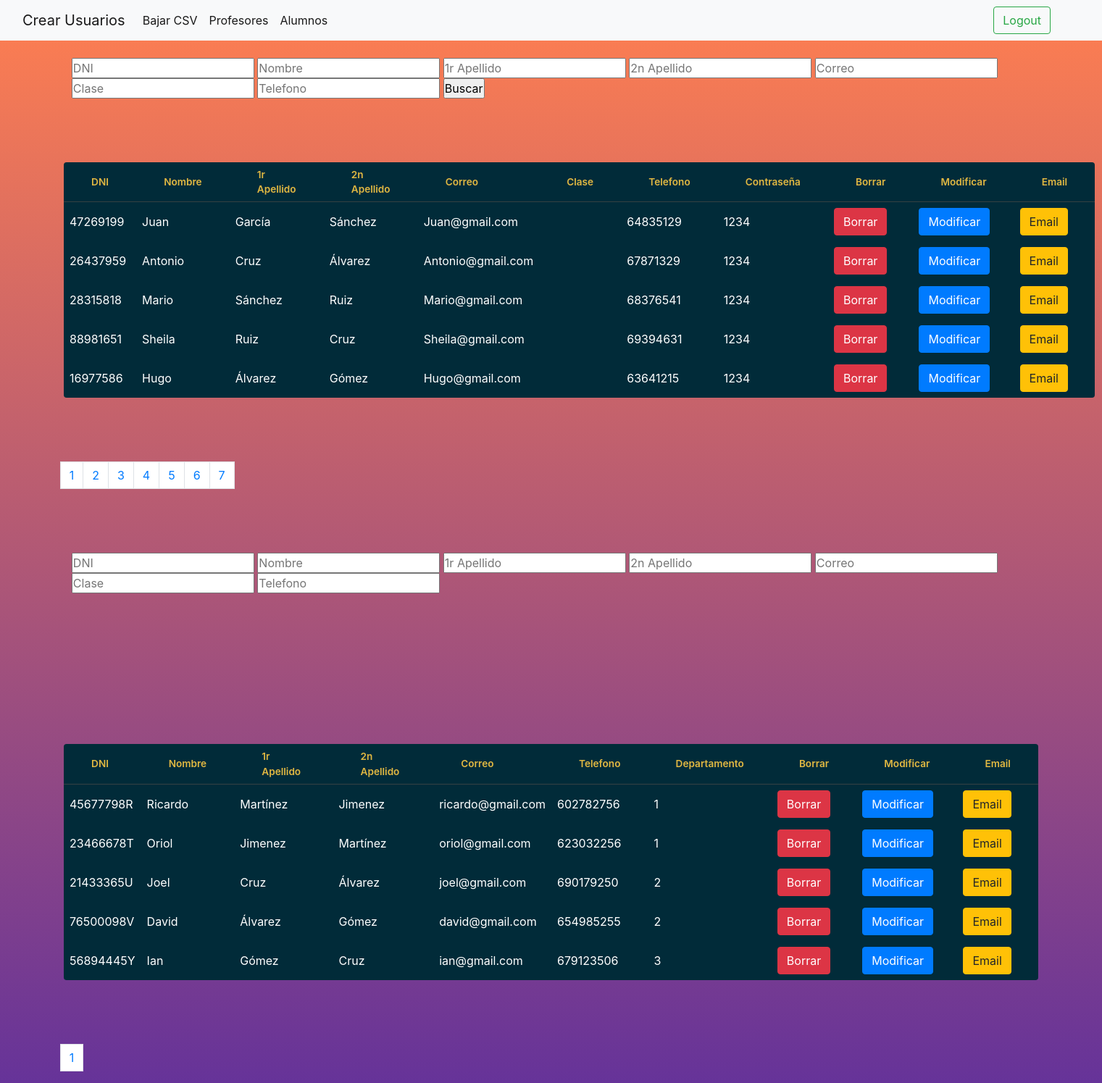
The app's page /admin.php with its own data.
### tables this page shows
CREATE TABLE IF NOT EXISTS tbl_alumne(
	id_alumne int(10) NOT NULL AUTO_INCREMENT,
	dni_alu varchar(9) NULL,
	nom_alu varchar(20) NOT NULL,
	cognom1_alu varchar(20) NULL,
	cognom2_alu varchar(20) NULL,
	telf_alu varchar(9) NULL,
	email_alu varchar(50) NULL,
	classe int(5) NOT NULL,
    passwd_alu varchar(40) NULL,
	constraint pk_alumne PRIMARY KEY (id_alumne)
);

CREATE TABLE IF NOT EXISTS tbl_professor(
	id_professor int(5) NOT NULL AUTO_INCREMENT,
	dni_prof varchar(9) NULL,
	nom_prof varchar (20) NOT NULL,
	cognom1_prof varchar (20) NULL,
	cognom2_prof varchar (20) NULL,
	email_prof varchar(50) NULL,
	telf int (9) NULL,  
	dept int(5) NOT NULL,
    passwd_prof varchar(50) NULL,
	constraint pk_professor PRIMARY KEY (id_professor)
);

### admin.php (the view, shortened to what this page needs)
<!DOCTYPE html>
<html lang="en">
<head>
    <link rel="stylesheet" href="./styles/tabla2.css">
    <link rel="stylesheet" href="https://maxcdn.bootstrapcdn.com/bootstrap/4.0.0/css/bootstrap.min.css"
>
</head>
<body>
<nav class="navbar navbar-expand-lg navbar-light bg-light">
  <div class="container-fluid" >
    <a class="navbar-brand" href="./profeoalu.php">Crear Usuarios</a>
    <div class="collapse navbar-collapse" id="navbarSupportedContent">
      <ul class="navbar-nav me-auto mb-2 mb-lg-0">
        <li class="nav-item">
          <a class="nav-link active" aria-current="page" href="./bajarcsv.php">Bajar CSV</a>
        </li>
        <li class="nav-item">
          <a class="nav-link active" aria-current="page" href="./adminp.php" href="">Profesores</a>
        </li>
        <li class="nav-item">
          <a class="nav-link active" aria-current="page" href="./adminalu.php" href="">Alumnos</a>
        </li>
      </ul>
      <form class="d-flex">
        <button class="btn btn-outline-success" onclick="window.location.href = './proc/proc_logout.php'" type="button">Logout</button>
      </form>
    </div>
  </div>
</nav>
<?php
include './proc/conexion.php';
?>
<br>
<form action="./pro" name="formulario_alu">
<div class="tabla-filtro">
<th><input  type="text" maxlength="20" name="tabla_dni_alu" id="tabla_dni_alu" placeholder="DNI"></th>
                        <th><input type="text" maxlength="20 " name="tabla_nom_alu" id="tabla_nom_alu" placeholder="Nombre"></th>
                        <th><input type="text" maxlength="20" name="tabla_cognom1_alu" id="tabla_cognom1_alu" placeholder="1r Apellido"></th>
                        <th><input type="text" maxlength="20" name="tabla_cognom2_alu" id="tabla_cognom2_alu" placeholder="2n Apellido"></th>
                        <th><input type="text" maxlength="20" name="tabla_email_alu" id="tabla_email_alu" placeholder="Correo"></th>
                        <th><input type="text" maxlength="20" name="tabla_classe" id="tabla_classe" placeholder="Clase"></th>
                        <th><input type="text" maxlength="20" name="tabla_telf_alu" id="tabla_telf_alu" placeholder="Telefono"></th>
                        <th><input type="submit" value="Buscar"></th>
                        </div>
                        </form>
<?php
$cantPorPagina = 5;
$sql = "SELECT * FROM tbl_alumne;";
$consulta= "SELECT c.nom_classe as 'classe'
FROM tbl_alumne
INNER JOIN tbl_classe c
ON classe = c.id_classe";
$queryAnim = mysqli_query($connection, $sql);
$numFilas = mysqli_num_rows($queryAnim);
$cantidadPaginas = ceil($numFilas/$cantPorPagina);
if (empty($_GET["pag"])) {
    $inicioPagina = 0;
}
else {
    $inicioPagina = ($_GET["pag"]-1)*$cantPorPagina;
}
$sql2 = "SELECT * FROM tbl_alumne LIMIT $inicioPagina, $cantPorPagina;";
$queryAlu = mysqli_query($connection, $sql2);
echo '<table>';
echo '<tr>';
echo '<th>DNI</th>';
echo '<th>Nombre</th>';
echo '<th>1r Apellido</th>';
echo '<th>2n Apellido</th>';
echo '<th>Correo</th>';
echo '<th>Clase</th>';
echo '<th>Telefono</th>';
echo '<th>Contraseña</th>';
if (!$_SESSION['login2']){
echo '<th>Borrar</th>';
echo'<th>Modificar</th>';
echo'<th>Email</th>';
echo '</tr>';
}
if(isset($_POST['formulario_alu'])){
    $sql_query = "SELECT FROM tbl_alumne
    WHERE (dni_alu LIKE \"%{$_POST['tabla_dni_alu']}%\" OR dni_alu IS NULL)
    AND (nom_alu LIKE \"%{$_POST['tabla_nom_alu']}%\" OR nom_alu IS NULL)
    AND (cognom1_alu LIKE \"%{$_POST['tabla_cognom1_alu']}%\" OR cognom1_alu IS NULL)
    AND (cognom2_alu LIKE \"%{$_POST['tabla_cognom2_alu']}%\" OR cognom2_alu IS NULL)
   AND (email_alu LIKE \"%{$_POST['tabla_email_alu']}%\" OR email_alu IS NULL)
    AND (classe LIKE \"%{$_POST['tabla_classe']}%\" OR classe IS NULL)
    AND (telf_alu LIKE \"%{$_POST['tabla_telf_alu']}%\" OR telf_alu IS NULL);";
  $sql = mysqli_query($connection, $sql_query);
  echo true;
}else {
  foreach ($queryAlu as $alumno) {
      echo '<tr>';
      echo "<td>{$alumno['dni_alu']}</td>";
      echo "<td>{$alumno['nom_alu']}</td>";
      echo "<td>{$alumno['cognom1_alu']}</td>";
      echo "<td>{$alumno['cognom2_alu']}</td>";
      echo "<td>{$alumno['email_alu']}</td>";
      echo "<td>{$consulta['classe']}</td>";
      echo "<td>{$alumno['telf_alu']}</td>";
      echo "<td>{$alumno['passwd_alu']}</td>";
    if (!$_SESSION['login2']) {
      echo "<td><button type='button' class='btn btn-danger' onClick=\"aviso('borrar.php?id={$alumno['id_alumne']};')\" >Borrar</button></td>";
      echo "<td><button type='button 'class='btn btn-primary' onClick=\"aviso('modificar.php?id={$alumno['id_alumne']};')\">Modificar</button></td>";
      echo "<td><button type='button' class='btn btn-warning' onClick=\"aviso('correo.php?id={$alumno['id_alumne']};')\">Email</button></td>";
    }
  }
      echo '</table>';
}
    echo" <nav class='paddingl' aria-label='Page navigation example'>
      <ul class='pagination pg-blue'>
        <li class='page-item'></li>";
        for($i=1;$i<=$cantidadPaginas;$i++) {
          echo "<li class='page-item'><a class='page-link' href='admin.php?pag=$i'>$i</a></li>
        ";
    }
    echo "<li class='page-item'</li>
      </ul>
    </nav>
    ";
?>
<br>
<br>
<br>
<form action="./admin.php" method="POST">
<div class="tabla-filtro">
<th><input  type="text" maxlength="20" name="tabla_dni_prof" id="tabla_dni_prof" placeholder="DNI"></th>
                        <th><input type="text" maxlength="20 " name="tabla_nom_prof" id="tabla_nom_prof" placeholder="Nombre"></th>
                        <th><input type="text" maxlength="20" name="tabla_cognom1_prof" id="tabla_cognom1_prof" placeholder="1r Apellido"></th>
                        <th><input type="text" maxlength="20" name="tabla_cognom2_prof" id="tabla_cognom2_prof" placeholder="2n Apellido"></th>
                        <th><input type="text" maxlength="20" name="tabla_email_prof" id="tabla_email_prof" placeholder="Correo"></th>
                        <th><input type="text" maxlength="20" name="tablaclasse_proff" id="tablaclasse_proff" placeholder="Clase"></th>
                        <th><input type="email" maxlength="20" name="tablatelf_profl" id="tablatelf_profl" placeholder="Telefono"></th>
                        </div>
<?php
$cantPorPagina = 6;
$sql = "SELECT * FROM tbl_professor;";
$queryAnim = mysqli_query($connection, $sql);
$numFilas = mysqli_num_rows($queryAnim);
$cantidadPaginas = ceil($numFilas/$cantPorPagina);
$sql1 = "SELECT * FROM tbl_professor;";
$listadoprof= mysqli_query($connection, $sql1);
echo '<table>';
echo '<tr>';
echo '<th>DNI</th>';
echo '<th>Nombre</th>';
echo '<th>1r Apellido</th>';
echo '<th>2n Apellido</th>';
echo '<th>Correo</th>';
echo '<th>Telefono</th>';
echo '<th>Departamento</th>';
if (!$_SESSION['login2']) {
echo '<th>Borrar</th>';
echo'<th>Modificar</th>';
echo'<th>Email</th>';
echo '</tr>';
}
foreach ($listadoprof as $professor) {
    echo '<tr>';
    echo "<td>{$professor['dni_prof']}</td>";
    echo "<br>";
    echo "<td>{$professor['nom_prof']}</td>";
    echo "<td>{$professor['cognom1_prof']}</td>";
    echo "<td>{$professor['cognom2_prof']}</td>";
    echo "<td>{$professor['email_prof']}</td>";
    echo "<td>{$professor['telf']}</td>";
    echo "<td>{$professor['dept']}</td>";
    if (!$_SESSION['login2']) {
    echo "<td><button type='button' class='btn btn-danger' onClick=\"aviso('borrarp.php?id={$professor['id_professor']};')\">Borrar</button></td>";
    echo "<td><button type='button' class='btn btn-primary'onClick=\"aviso('modificar.php?id={$professor['id_professor']};')\">Modificar</button></td>";
    echo "<td><button type='button' class='btn btn-warning' onClick=\"aviso('borrar.php?id={$professor['id_professor']};')\" >Email</button></td>";
    }
}
echo '</table>';
  echo" <nav class='paddingl' aria-label='Page navigation example'>
  <ul class='pagination pg-blue'>
    <li class='page-item'></li>
    ";
    for($i=1;$i<=$cantidadPaginas;$i++) {
      echo "<li class='page-item'><a class='page-link' href='adminp.php?pag=$i'>$i</a></li>
    ";
}
echo "<li class='page-item'></li>
  </ul>
</nav>
";
?>
</body>
</html>

### styles/tabla2.css (style rules this page uses)
*, *:before, *:after { margin: 0; padding: 0; box-sizing: border-box; }
body { background: rgb(253, 29, 83); background: linear-gradient(0deg, rgba(253, 29, 83, 1) 27%, rgba(249, 249, 249, 1) 79%); font-family: 'Open Sans', sans-serif; }
table { background: #012B39; border-radius: 0.25em; border-collapse: collapse; margin: 5.5em; }
th { border-bottom: 1px solid #364043; color: #E2B842; font-size: 0.85em; font-weight: 600; padding: 0.5em 2.8em; text-align: left; }
td { color: #fff; font-weight: 400; padding: 0.5em 0.5em; }
tbody tr { transition: background 0.25s ease; }
.d-flex { padding-left: 70%; }
body { background: -webkit-gradient(linear, left top, left bottom, from(coral), to(rebeccapurple)); background: linear-gradient(coral, rebeccapurple); }
.tabla-filtro { padding-left: 6.5%; }
.paddingl { padding-left: 5.5%; }

### records on screen
tbl_alumne: dni_alu "47269199", nom_alu "Juan", cognom1_alu "García", cognom2_alu "Sánchez", email_alu "Juan@gmail.com", telf_alu "64835129", passwd_alu "1234"
tbl_alumne: dni_alu "26437959", nom_alu "Antonio", cognom1_alu "Cruz", cognom2_alu "Álvarez", email_alu "Antonio@gmail.com", telf_alu "67871329", passwd_alu "1234"
tbl_alumne: dni_alu "28315818", nom_alu "Mario", cognom1_alu "Sánchez", cognom2_alu "Ruiz", email_alu "Mario@gmail.com", telf_alu "68376541", passwd_alu "1234"
tbl_alumne: dni_alu "88981651", nom_alu "Sheila", cognom1_alu "Ruiz", cognom2_alu "Cruz", email_alu "Sheila@gmail.com", telf_alu "69394631", passwd_alu "1234"
tbl_alumne: dni_alu "16977586", nom_alu "Hugo", cognom1_alu "Álvarez", cognom2_alu "Gómez", email_alu "Hugo@gmail.com", telf_alu "63641215", passwd_alu "1234"
tbl_professor: dni_prof "45677798R", nom_prof "Ricardo", cognom1_prof "Martínez", cognom2_prof "Jimenez", email_prof "ricardo@gmail.com", telf "602782756", dept "1"
tbl_professor: dni_prof "23466678T", nom_prof "Oriol", cognom1_prof "Jimenez", cognom2_prof "Martínez", email_prof "oriol@gmail.com", telf "623032256", dept "1"
tbl_professor: dni_prof "21433365U", nom_prof "Joel", cognom1_prof "Cruz", cognom2_prof "Álvarez", email_prof "joel@gmail.com", telf "690179250", dept "2"
tbl_professor: dni_prof "76500098V", nom_prof "David", cognom1_prof "Álvarez", cognom2_prof "Gómez", email_prof "david@gmail.com", telf "654985255", dept "2"
tbl_professor: dni_prof "56894445Y", nom_prof "Ian", cognom1_prof "Gómez", cognom2_prof "Cruz", email_prof "ian@gmail.com", telf "679123506", dept "3"
